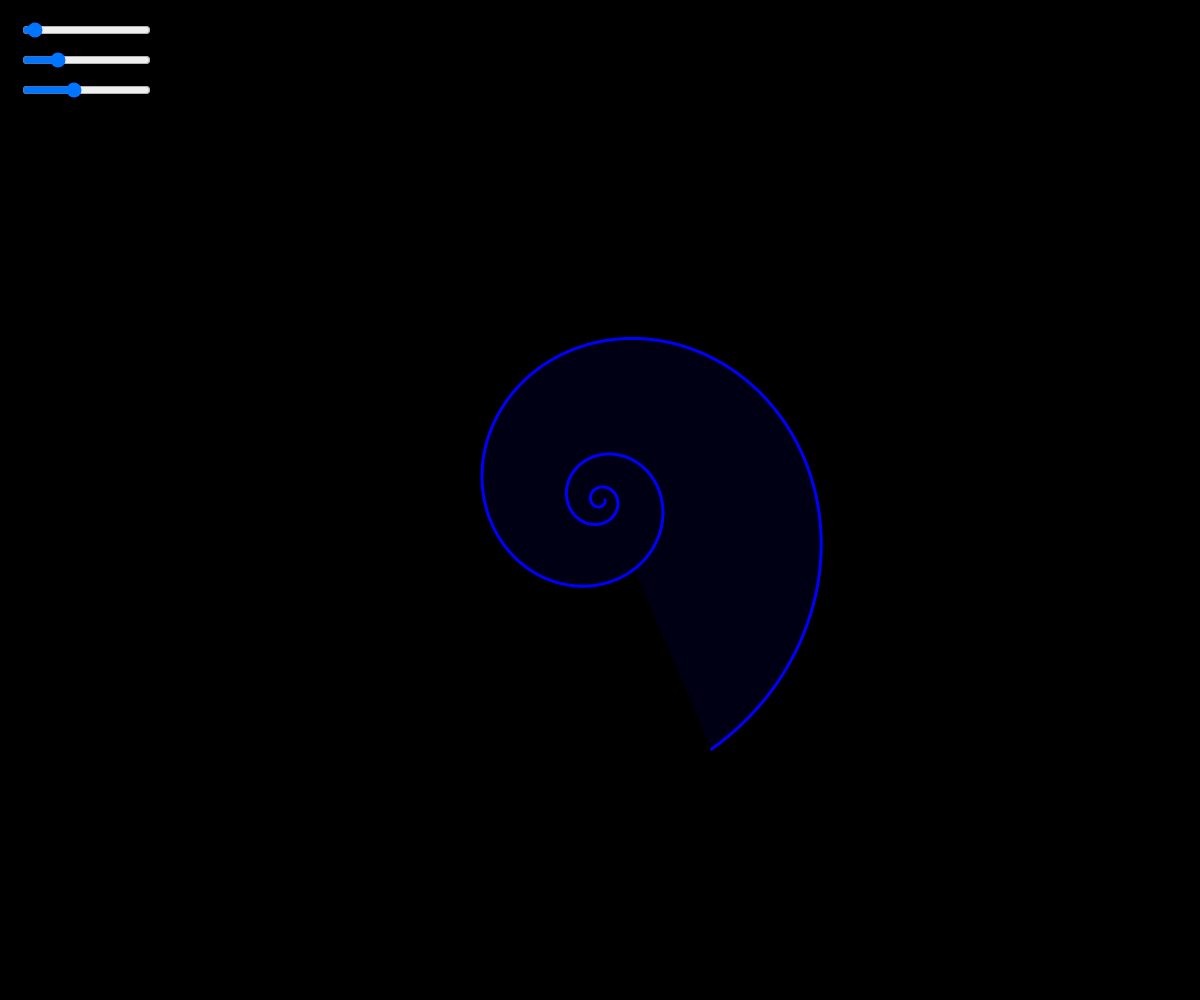
Frame 1 (no input)
Frame 60 (no input): identical to frame 1, image omitted
Frame 120 (the mouse pressed at the canvas centre since frame 60): identical to frame 1, image omitted

The p5.js sketch that drew this single still picture (run headless with seeded random() and noise() and a simulated clock; from frame 60 on, the mouse is pressed at the canvas centre):

// p5.js sketch
// ── sketch.js
var sliderA;
var sliderB;
var sliderN;

function setup() {
  createCanvas(windowWidth, windowHeight);
  
  sliderA = createSlider(1,100,5);
  sliderB = createSlider(1,5  ,2);
  sliderN = createSlider(1,50 ,20);
  
  sliderA.position(20, 20);
  sliderB.position(20, 50);
  sliderN.position(20, 80);
}

function draw() {
  background(0);
  translate(width/2,height/2);
  
  var a = sliderA.value(); 
  var b = sliderB.value()/10; 
  var n = sliderN.value();
  
  noFill();
  stroke(0,0,255);
  strokeWeight(3);
  fill(0,0,255,20);
  
  beginShape();
  for(var i = 0; i < n; i+=0.001){
	  var x = a * Math.pow(Math.E,b * i) * cos(i);
	  var y = a * Math.pow(Math.E,b * i) * sin(i);
	  vertex(x,y);  
  }
  endShape();
}
